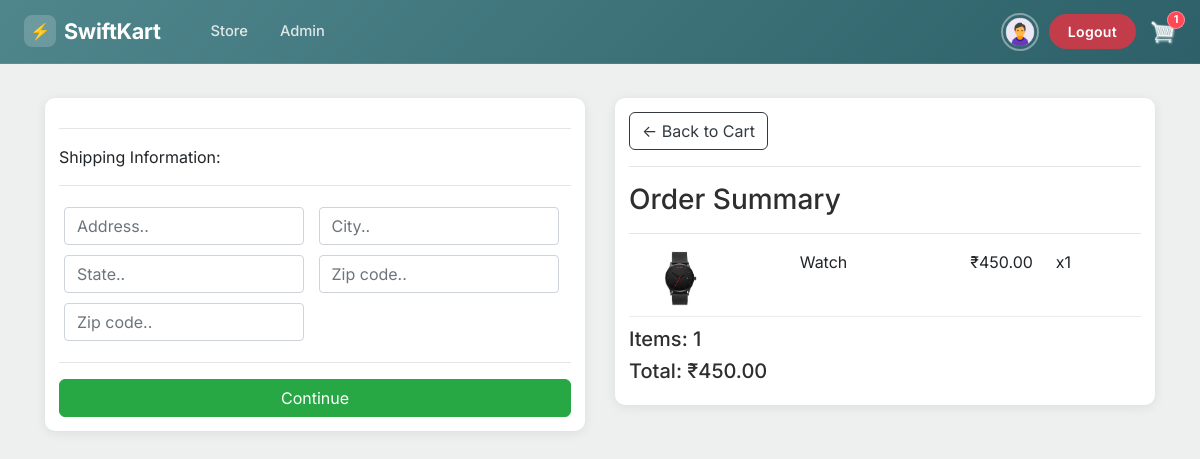
The app's page /checkout/ (signed in) with its own data.
### store/models.py (models this page shows, shortened)
class OrderItem(models.Model):
	product = models.ForeignKey(Product, on_delete=models.SET_NULL, null=True)
	order = models.ForeignKey(Order, on_delete=models.SET_NULL, null=True)
	quantity = models.IntegerField(default=0, null=True, blank=True)
	date_added = models.DateTimeField(auto_now_add=True)
	@property
	def get_total(self):
		total = self.product.price * self.quantity
		return total

class Product(models.Model):
	name = models.CharField(max_length=200)
	price = models.FloatField()
	digital = models.BooleanField(default=False,null=True, blank=True)
	image = models.ImageField(null=True, blank=True)
	@property
	def imageURL(self):
		try:
			url = self.image.url
		except:
			url = ''
		return url

class Order(models.Model):
	customer = models.ForeignKey(Customer, on_delete=models.SET_NULL, null=True, blank=True)
	date_ordered = models.DateTimeField(auto_now_add=True)
	complete = models.BooleanField(default=False)
	transaction_id = models.CharField(max_length=100, null=True)
	@property
	def shipping(self):
		shipping = False
		orderitems = self.orderitem_set.all()
		for i in orderitems:
			if i.product.digital == False:
				shipping = True
		return shipping
	@property
	def get_cart_total(self):
		orderitems = self.orderitem_set.all()
		total = sum([item.get_total for item in orderitems])
		return total
	@property
	def get_cart_items(self):
		orderitems = self.orderitem_set.all()
		total = sum([item.quantity for item in orderitems])
		return total

### store/views.py (the view)
# urls.py: path('checkout/', views.checkout, name="checkout"),
def checkout(request):
	data = cartData(request)
	cartItems = data['cartItems']
	order = data['order']
	items = data['items']
	context = {'items':items, 'order':order, 'cartItems':cartItems}
	return render(request, 'store/checkout.html', context)

### store/utils.py (called while the page is built)
def cartData(request):
    if request.user.is_authenticated:
        try:
            customer = request.user.customer
        except Customer.DoesNotExist:
            customer = Customer.objects.create(user=request.user, name=request.user.username, email=request.user.email)
        order, created = Order.objects.get_or_create(customer=customer, complete=False)
        items = order.orderitem_set.all()
        cartItems = order.get_cart_items
    else:
        cookieData = cookieCart(request)
        cartItems = cookieData['cartItems']
        order = cookieData['order']
        items = cookieData['items']
    return {'cartItems':cartItems ,'order':order, 'items':items}

### store/templates/store/checkout.html (shortened to what this page needs)
{% extends 'store/main.html' %}
{% load static %}
{% block content %}
     <div class="row">
		<div class="col-lg-6">
			<div class="box-element" id="form-wrapper">
				<form id="form">
					<div id="shipping-info">
						<hr>
						<p>Shipping Information:</p>
						<hr>
						<div class="form-field">
							<input class="form-control" type="text" name="address" placeholder="Address..">
						</div>
						<div class="form-field">
							<input class="form-control" type="text" name="city" placeholder="City..">
						</div>
						<div class="form-field">
							<input class="form-control" type="text" name="state" placeholder="State..">
						</div>
						<div class="form-field">
							<input class="form-control" type="text" name="zipcode" placeholder="Zip code..">
						</div>
						<div class="form-field">
							<input class="form-control" type="text" name="country" placeholder="Zip code..">
						</div>
					</div>
					<hr>
					<input id="form-button" class="btn btn-success btn-block" type="submit" value="Continue">
				</form>
			</div>
			<br>
		</div>
		<div class="col-lg-6">
			<div class="box-element">
				<a  class="btn btn-outline-dark" href="{% url 'cart' %}">&#x2190; Back to Cart</a>
				<hr>
				<h3>Order Summary</h3>
				<hr>
				{% for item in items %}
				<div class="cart-row">
					<div style="flex:2"><img class="row-image" src="{{item.product.imageURL}}"></div>
					<div style="flex:2"><p>{{item.product.name}}</p></div>
					<div style="flex:1"><p>₹{{item.product.price|floatformat:2}}</p></div>
					<div style="flex:1"><p>x{{item.quantity}}</p></div>
				</div>
				{% endfor %}
				<h5>Items:   {{order.get_cart_items}}</h5>
				<h5>Total:   ₹{{order.get_cart_total|floatformat:2}}</h5>
			</div>
		</div>
	</div>
{% endblock content %}

### static/css/main.css (style rules this page uses)
* { font-family: 'Inter', system-ui, -apple-system, sans-serif; box-sizing: border-box; }
body { background-color: #eef0f0; min-height: 100vh; }
h1,h2,h3,h4,h5,h6 { color: hsl(0, 0%, 18%); }
.box-element { box-shadow: 0 2px 12px rgba(0,0,0,0.08); background-color: #fff; border-radius: 10px; padding: 14px; }
.col-lg-4, .col-lg-6, .col-lg-8, .col-lg-12 { margin-top: 10px; }
.btn { border-radius: 6px; }
.row-image { width: 100px; }
.form-field { width:250px; display: inline-block; padding: 5px; }
.cart-row { display: flex; align-items: flex-stretch; padding-bottom: 10px; margin-bottom: 10px; border-bottom: 1px solid #ececec; }

### records on screen
OrderItem: product.imageURL (picture), product.name "Watch", product.price "450.00", quantity "1"
Order: get_cart_items "1", get_cart_total "450.00"
